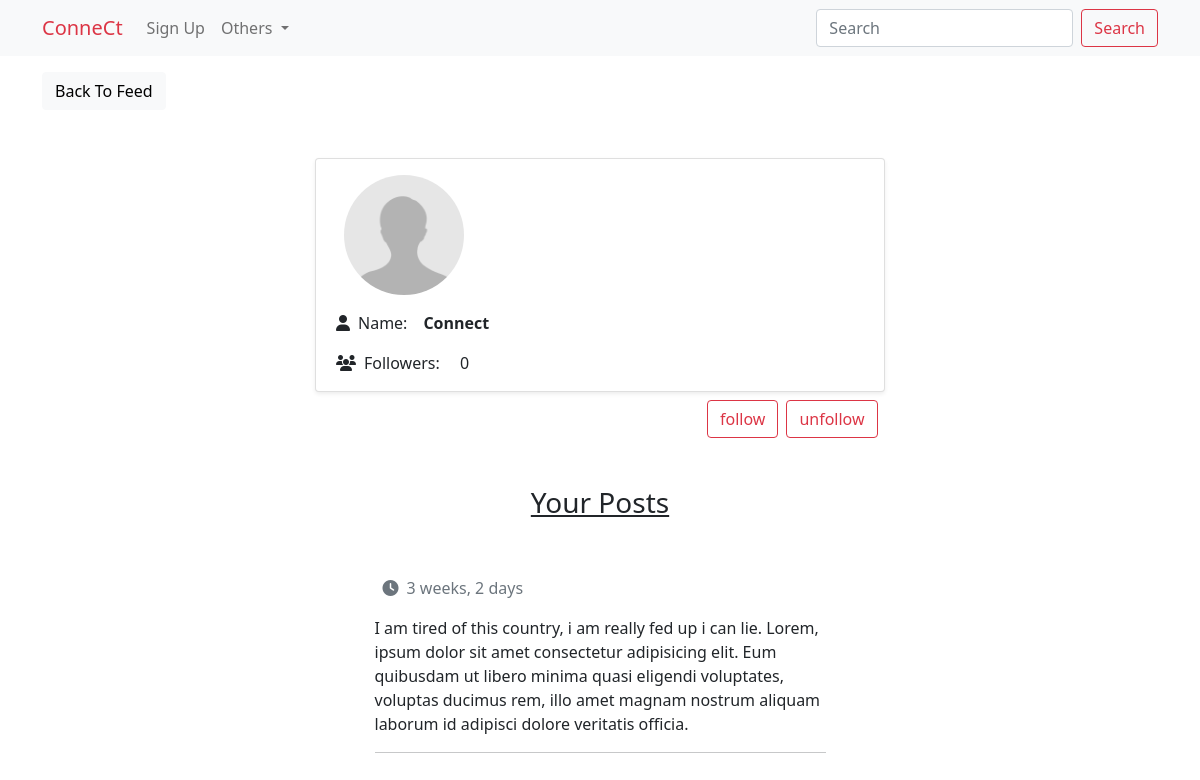
/userprofile/4, run on the app's committed database.
### user/models.py (models this page shows, shortened)
class UserProfile(models.Model):
    user = models.OneToOneField(User, primary_key=True, on_delete=models.CASCADE)
    name = models.CharField(max_length=200, null=True, blank=True)
    location = models.CharField(max_length=200, null=True, blank=True)
    bio = models.TextField(null=True, blank=True)
    birth_date = models.DateField(null=True, blank=True)
    image = models.ImageField(upload_to='uploads/profile', default='uploads/profile/default.jpg', blank=True)
    followers = models.ManyToManyField(User, blank=True, related_name='followers')

### social/models.py (models this page shows, shortened)
class Post(models.Model):
    body = models.TextField()
    created_on = models.DateTimeField(auto_now_add=True)
    author = models.ForeignKey(User, on_delete=models.CASCADE)
    likes = models.ManyToManyField(User, related_name='likes',  blank=True)
    dislikes = models.ManyToManyField(User, related_name='dislikes', blank=True)

### user/views.py (the view)
# urls.py: path('userprofile/<int:pk>', UserProfile.as_view(), name='Profile'),
class UserProfile(View, LoginRequiredMixin):
    profile = UserProfile.objects.all()
    def get(self, request, pk, *args, **kwargs):
        profile = self.profile.get(pk=pk)
        user = profile.user
        posts = Post.objects.filter(author=user)
        followers= profile.followers.count()
        context = {'profile':profile, 'posts':posts, 'followers':followers}
        return render(request, 'user/profile.html', context)

### templates/user/profile.html (shortened to what this page needs)
{% extends 'base.html' %}
{% block content %}
<div class="container">
    <div class="row mt-3">
        <div class="col-md-3">
            <a href="{% url 'Home' %}" class="btn btn-light">Back To Feed</a>
        </div>
    </div>
    <div class="row mt-5 justify-content-center">
        <div class="col-md-6 card shadow-sm">
            <img src="{{profile.image.url}}" class="rounded-circle mt-3 m-3" width="120" height="120">
            {% if profile.name %}
            <p class=""><i class="fa fa-pencil mx-2"></i>Name:<span class="ms-3">{{profile.name}}</span></p>
            {% else %}
            <p class=""><i class="fa fa-user mx-2"></i>Name:<strong class="ms-3">{{profile.user.username}}</strong></p>
            {% endif %}
            <p><i class="fa fa-users mx-2"></i>Followers: <span class="ms-3">{{followers}}</span></p>
        </div>
    </div>
    <div class="row mt-2 justify-content-end">
        <div class="col-md-5 d-flex gap-2">
            {% if profile.user == request.user %}
            <a href="{% url 'ProfileEdit' profile.pk %}" class="btn btn-outline-dark" style="text-decoration: none;">Edit <i class="fa fa-pen"></i></a>
            {% else %}
            <a href="{% url 'FollowUser' profile.pk %}" class="btn btn-outline-danger" style="text-decoration: none;">follow</a>
            <a href="{% url 'UnfollowUser' profile.pk %}" class="btn btn-outline-danger" style="text-decoration: none;">unfollow</a>
            {% endif %}
        </div>
    </div>
    <div class="row mt-5 justify-content-center">
        <div class="col-md-6 text-center">
            <h3 class="text-decoration-underline">Your Posts</h3>
        </div>
    </div>
    {% for post in posts %}
    <div class="row  mt-5 justify-content-center">
        <div class="col-md-5 position-relative">
            <p class="text-muted"><i class="fa-solid fa-clock px-2"></i>{{post.created_on|timesince}}</p>
            <p>{{post.body}}</p>
            <hr>
        </div>
    </div>
    {% endfor %}
</div>
{% endblock %}

### data on the page
UserProfile: image (placeholder picture), user.username "Connect"
Post: created_on "3 weeks, 2 days", body "I am tired of this country, i am really fed up i can lie. Lorem, ipsum dolor sit amet consectetur adipisicing elit. Eum quibusdam ut libero minima quasi eligendi voluptates, voluptas ducimus rem, illo amet magnam nostrum aliquam laborum id adipisci dolore veritatis officia."

### other printed values
{{ followers }} "0"
